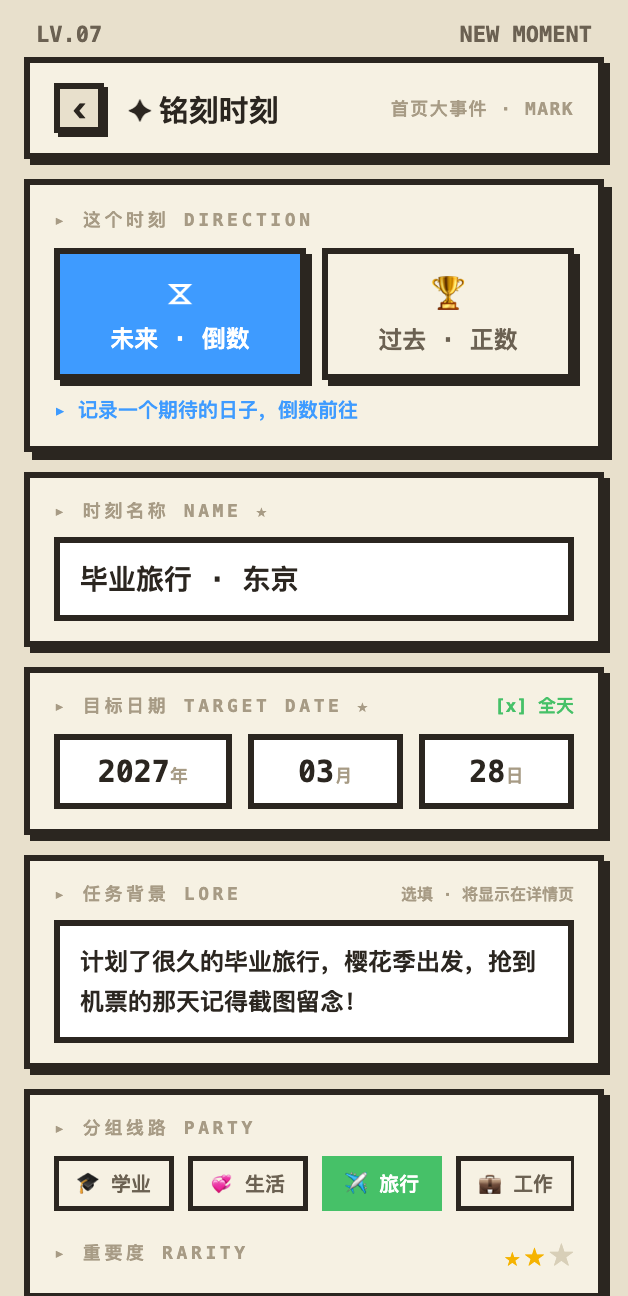
#> input picture docs/design/visual/screen-02-add/design-future.png, 628 x 1296 px; its folder holds 2 pictures in this run
$ python _compare.py
#> lines starting #> are read from the running program, lines starting #| are printed output that depends on the picture; after the words box and inside, x2 and y2 are one past the last pixel; in counts of white or black regions, pixels touching at a corner belong together; pictures that were not available may be replaced by others from this repository, and a replacement may not be noted
#!/usr/bin/env python3
"""第 ②③ 屏视觉量化：HTML 设计稿 vs Android 实现。

与 screen-01-home 同口径：628x1296 = 314x648 逻辑像素 @2x；差异口径=任一通道变化即计入。
用法：
  /Users/cch/.workbuddy/binaries/python/envs/default/bin/python3 _compare.py future
  /Users/cch/.workbuddy/binaries/python/envs/default/bin/python3 _compare.py past
"""
from __future__ import annotations
import json
import sys
from pathlib import Path

import numpy as np
from PIL import Image
from skimage.metrics import structural_similarity as ssim

HERE = Path(__file__).resolve().parent

# DESIGN_SYSTEM.md §3.1 昼间 token（与 _compare.py 第①屏共享）
COLORS = {
    "background": (232, 224, 204),
    "surface": (246, 241, 227),
    "surfaceVariant": (223, 213, 187),
    "onSurface": (43, 38, 32),
    "outline": (43, 38, 32),
    "outlineVariant": (201, 191, 166),
    "primary": (70, 193, 104),
    "secondary": (62, 155, 255),
    "tertiary": (245, 179, 1),
    "goldInk": (185, 138, 0),
    "error": (229, 72, 77),
    "amber": (245, 166, 35),
    "manaPurple": (155, 109, 255),
    "labelTertiary": (167, 155, 133),
}


def load(name: str):
#> called with name = 'design-future.png'
    im = Image.open(HERE / name).convert("RGB")
#> im is the input picture: PIL image 628x1296 RGB; mean R, G, B 202, 201.6, 193.3
    return im, np.asarray(im).astype(np.float32)


def color_error(design: np.ndarray, impl: np.ndarray, diff: np.ndarray, name: str):
    ref = np.array(COLORS[name], dtype=np.float32)
    sel = (np.abs(design - ref).max(axis=2) <= 10)
    if not sel.any():
        return {"token": name, "pixels": 0, "mae_rgb": None}
    return {
        "token": name,
        "pixels": int(sel.sum()),
        "share_pct": round(float(sel.mean() * 100), 3),
        "mae_rgb": round(float(diff[sel].mean()), 3),
        "mean_color_error": round(float(np.abs(design[sel] - impl[sel]).mean()), 3),
    }


def classify(rgb, best_threshold=2000):
    best, bd = None, 1e9
    for k, v in COLORS.items():
        d = sum((int(rgb[i]) - v[i]) ** 2 for i in range(3))
        if d < bd:
            bd, best = d, k
    return best if bd < best_threshold else f"#{int(rgb[0]):02X}{int(rgb[1]):02X}{int(rgb[2]):02X}"


def main(mode: str):
    design_img, design = load(f"design-{mode}.png")
    impl_img, impl = load(f"current-implementation-{mode}.png")
    assert design.shape == impl.shape, f"画布不一致 {design.shape} vs {impl.shape}"
    H, W, _ = design.shape
#> H = 1296; W = 628

    diff = np.abs(design - impl)
#> diff: shape (1296, 628, 3) float32; every value is 0
    maxchan = diff.max(axis=2)
#> maxchan: shape (1296, 628) float32; every value is 0
    mask = maxchan > 0
#> mask: shape (1296, 628) bool; every value is 0
    total = H * W
#> total = 813888
    diff_count = int(mask.sum())
#> diff_count = 0
    pixel_diff_rate = diff_count / total * 100.0
#> pixel_diff_rate = 0
    gray_d = design @ np.array([0.299, 0.587, 0.114], dtype=np.float32)
    gray_i = impl @ np.array([0.299, 0.587, 0.114], dtype=np.float32)
    ssim_val = float(ssim(gray_d, gray_i, data_range=255))
#> ssim_val = 1

    def tolerant_rate(t: int) -> float:
        return float((np.abs(design - impl) > t).max(axis=2).mean() * 100.0)

    color_errors = [color_error(design, impl, diff, k) for k in
                    ("background", "surface", "onSurface", "outline",
                     "tertiary", "goldInk", "primary", "secondary",
                     "error", "amber", "labelTertiary")]
#> in color_error, `sel = (np.abs(design - ref).max(axis=2) <= 10)`:
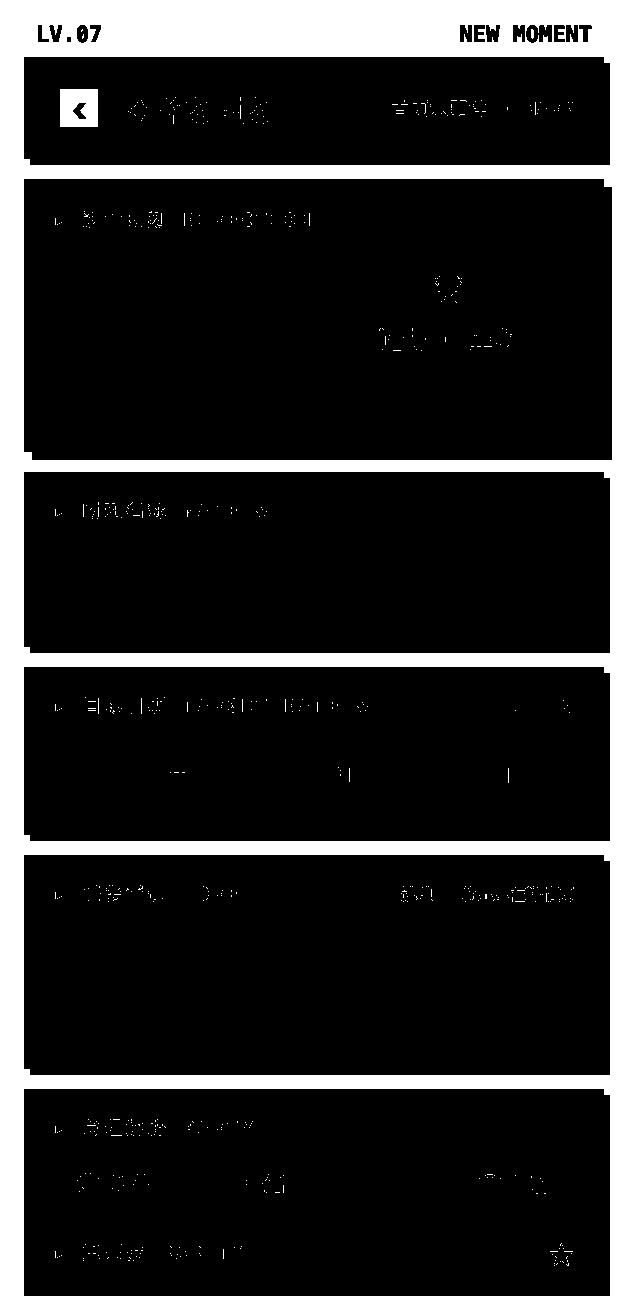
#> sel: shape (1296, 628) bool; 15.8% white; 702 white regions (699 under 20 px), largest, box (x1, y1, x2, y2) and area: (0, 0, 628, 1296) 125626, (60, 89, 98, 127) 1330, (531, 29, 534, 39) 27
#> call 2 of color_error, with name = 'surface'
#> in color_error (call 2), `ref = np.array(COLORS[name], dtype=np.float32)`: ref = [246, 241, 227]
#> in color_error (call 2), `sel = (np.abs(design - ref).max(axis=2) <= 10)`:
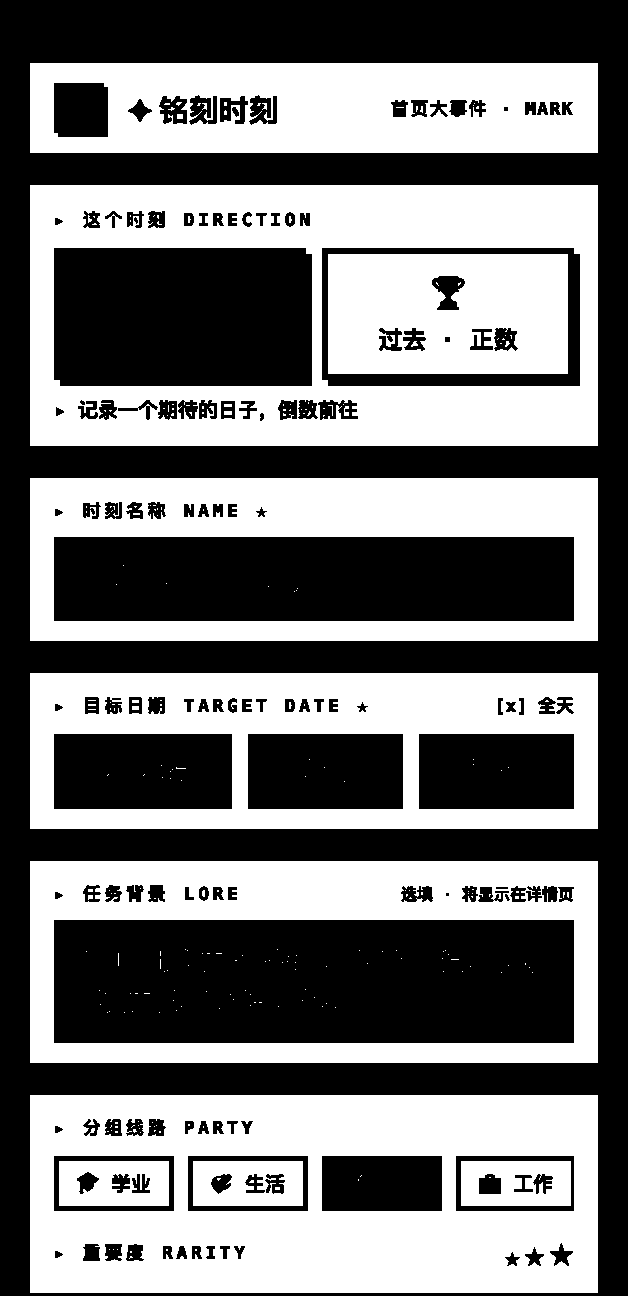
#> sel: shape (1296, 628) bool; 47.4% white; 264 white regions (244 under 20 px), largest, box (x1, y1, x2, y2) and area: (30, 1095, 598, 1293) 83064, (30, 185, 598, 446) 72438, (30, 673, 598, 829) 49544
#> call 3 of color_error, with name = 'onSurface'
#> in color_error (call 3), `ref = np.array(COLORS[name], dtype=np.float32)`: ref = [43, 38, 32]
#> in color_error (call 3), `sel = (np.abs(design - ref).max(axis=2) <= 10)`:
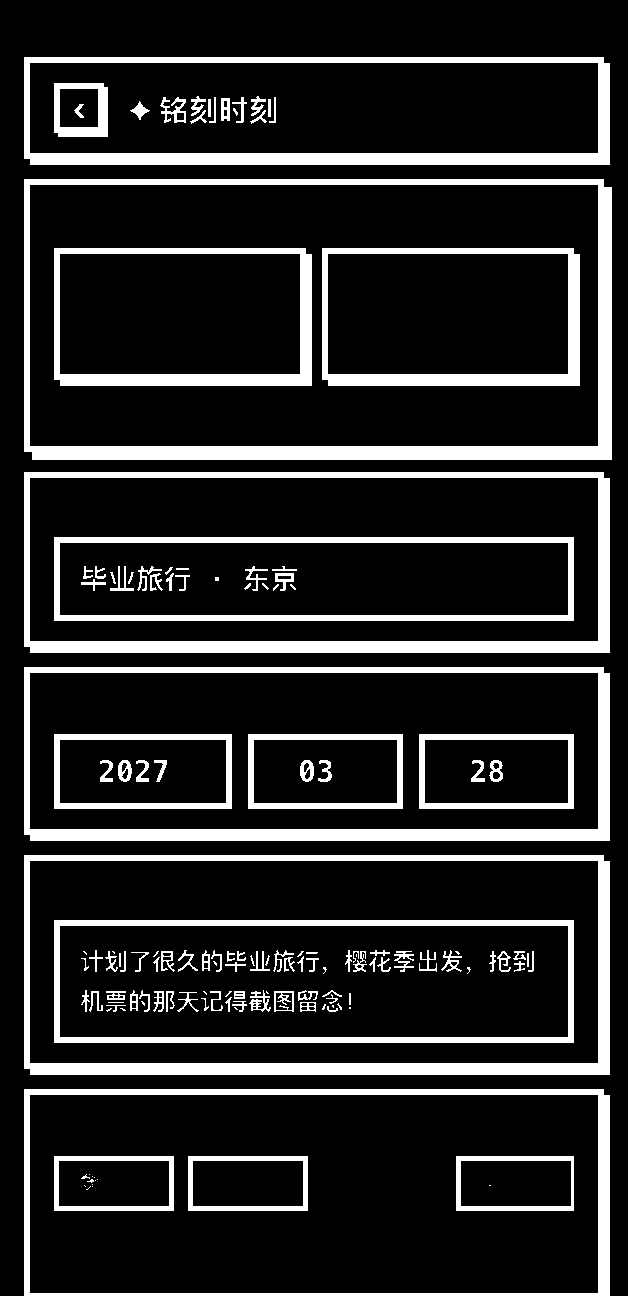
#> sel: shape (1296, 628) bool; 16% white; 151 white regions (39 under 20 px), largest, box (x1, y1, x2, y2) and area: (24, 179, 612, 460) 16852, (24, 855, 610, 1075) 14112, (24, 472, 610, 653) 13410
#> in color_error (call 5), `sel = (np.abs(design - ref).max(axis=2) <= 10)`: sel: shape (1296, 628) bool; 0.02% white; 2 white regions, box (x1, y1, x2, y2) and area: (526, 1248, 543, 1265) 103, (507, 1253, 518, 1265) 54
#> in color_error (call 7), `sel = (np.abs(design - ref).max(axis=2) <= 10)`: sel: shape (1296, 628) bool; 0.75% white; 11 white regions (5 under 20 px), largest, box (x1, y1, x2, y2) and area: (322, 1156, 442, 1211) 5793, (557, 698, 573, 713) 97, (539, 697, 555, 713) 92, (506, 703, 515, 712) 41, (499, 699, 503, 714) 34, (519, 699, 523, 714) 23
#> in color_error (call 8), `sel = (np.abs(design - ref).max(axis=2) <= 10)`: sel: shape (1296, 628) bool; 3.5% white; 53 white regions (28 under 20 px), largest, box (x1, y1, x2, y2) and area: (60, 254, 300, 374) 26913, (159, 401, 176, 419) 145, (299, 401, 317, 418) 139
#> in color_error (call 10), `sel = (np.abs(design - ref).max(axis=2) <= 10)`: sel: shape (1296, 628) bool; 0% white in thin lines or dots, all inside (x1, y1, x2, y2) = (81, 280, 454, 1193)
#> in color_error (call 11), `ref = np.array(COLORS[name], dtype=np.float32)`: ref = [167, 155, 133]
#> in color_error (call 11), `sel = (np.abs(design - ref).max(axis=2) <= 10)`:
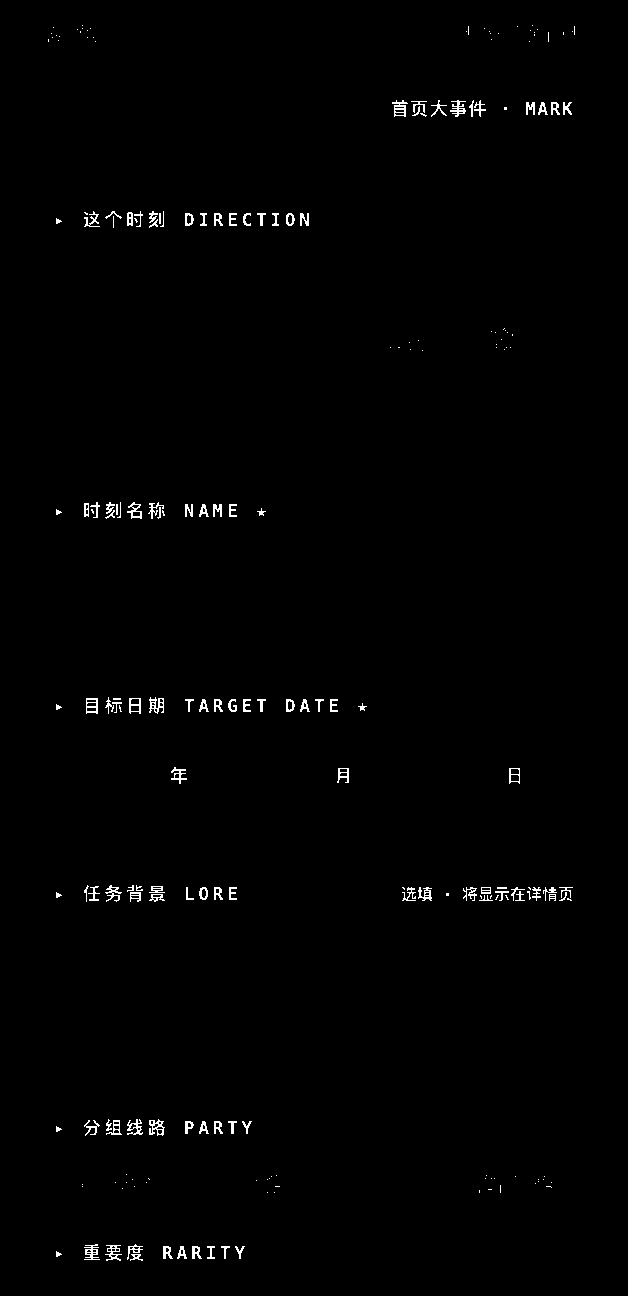
#> sel: shape (1296, 628) bool; 0.86% white in thin lines or dots, all inside (x1, y1, x2, y2) = (48, 25, 575, 1261)
#> color_errors = 11 items

    # 元素 bbox：选关键色 token 在两张图上的边界。
    def bbox_of(m):
        ys, xs = np.nonzero(m)
        if len(ys) == 0:
            return None
        return [int(xs.min()), int(ys.min()), int(xs.max()), int(ys.max())]

    def bboxes_for(img, token):
        ref = np.array(COLORS[token], dtype=np.float32)
        m = (np.abs(img - ref).max(axis=2) <= 12)
        return bbox_of(m)

    element_boxes = {}
    for token in ("surface", "outline", "tertiary", "goldInk", "primary", "error",
                  "amber", "secondary"):
        bd = bboxes_for(design, token)
        bi = bboxes_for(impl, token)
        element_boxes[token] = {
            "design_bbox": bd,
            "impl_bbox": bi,
            "delta_wh": None if not bd or not bi else [bi[2] - bi[0] - (bd[2] - bd[0]),
                                                        bi[3] - bi[1] - (bd[3] - bd[1])],
            "delta_xy": None if not bd or not bi else [bi[0] - bd[0], bi[1] - bd[1]],
        }
#> this loop made 8 passes
#> bi on passes 1, 2, 3, 5, 8: [30, 63, 597, 1292], [24, 57, 611, 1295], [507, 1248, 542, 1264], [322, 697, 572, 1210], [56, 254, 356, 419]
#> bi on passes 4, 7: [441, 277, 448, 290], [81, 280, 453, 1192]
#> after the loop, element_boxes = 8 items

    # 文本行带（墨色像素的连续行带）— 帮助评估字号、行高差异。
    def text_row_bands(img, x0, x1):
        ink = np.array(COLORS["onSurface"], dtype=np.float32)
        sub = img[:, x0:x1]
        m = (np.abs(sub - ink).max(axis=2) <= 40).sum(axis=1) > 2
        bands, start = [], None
        for y, v in enumerate(m):
            if v and start is None:
                start = y
            elif not v and start is not None:
                if y - start >= 3:
                    bands.append((start, y - 1, y - start))
                start = None
        return bands

    # 产物
    overlay = np.asarray(impl_img).copy()
    ov = overlay.copy()
    ov[mask] = [255, 0, 255]
    Image.fromarray(ov).save(HERE / f"difference-overlay-{mode}.png")

    heat = np.clip(diff.max(axis=2) * 3, 0, 255).astype(np.uint8)
    Image.fromarray(np.stack([heat] * 3, axis=-1)).save(HERE / f"difference-heat-{mode}.png")

    side = Image.new("RGB", (W * 2 + 16, H), (255, 255, 255))
#> side: PIL image 1272x1296 RGB; every value is 255
    side.paste(design_img, (0, 0))
    side.paste(impl_img, (W + 16, 0))
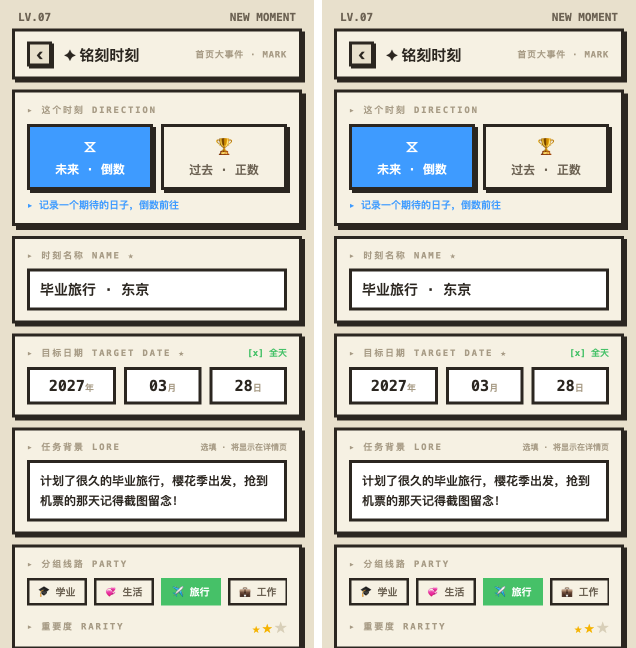
#> side: PIL image 1272x1296 RGB (shown at 1/2 size); mean R, G, B 202.7, 202.3, 194.1
    side.save(HERE / f"side-by-side-{mode}.png")

    report = {
        "canvas": f"{W}x{H}",
        "logical_canvas": f"{W // 2}x{H // 2} dp @2x",
        "device_scale_factor": 2,
        "mode": mode,
        "design_source": f"design.html 第{'②③'[0 if mode == 'future' else 1]}屏（.phone 内容区 314x648 CSS px）",
        "impl_source": "Pixel AVD, wm size 628x1296 / density 320, immersive",
        "global": {
            "pixel_difference_rate_pct": round(pixel_diff_rate, 4),
            "pixel_similarity_pct": round(100 - pixel_diff_rate, 4),
            "ssim_gray": round(ssim_val, 6),
            "mae_rgb": round(float(diff.mean()), 4),
            "tolerance_1_pct": round(tolerant_rate(1), 4),
            "tolerance_8_pct": round(tolerant_rate(8), 4),
            "tolerance_24_pct": round(tolerant_rate(24), 4),
            "thresholds": {"pixel_difference_rate_pct": 1.0, "ssim_gray": 0.95},
            "passed": bool(pixel_diff_rate < 1.0 and ssim_val > 0.95),
        },
        "color_errors": color_errors,
        "element_boxes": element_boxes,
        "text_bands_design": text_row_bands(design, 0, W),
        "text_bands_impl": text_row_bands(impl, 0, W),
    }
#> in text_row_bands, `ink = np.array(COLORS["onSurface"], dtype=np.float32)`: ink = [43, 38, 32]
#> the loop in text_row_bands, `for y, v in enumerate(m):` made 1296 passes
#> v on passes 1 to 12: False, False, False, False, False, False, False, False, False, False, False, False
#> after the loop in text_row_bands, `for y, v in enumerate(m):`: bands = [(57, 164, 108), (179, 459, 281), (472, 652, 181), (667, 840, 174), (855, 1074, 220)]; start = 1089
#> the loop in text_row_bands (call 2), `for y, v in enumerate(m):` made 1296 passes
    (HERE / f"metrics-{mode}.json").write_text(json.dumps(report, ensure_ascii=False, indent=2),
                                                encoding="utf-8")
    print(json.dumps({"canvas": report["canvas"], "global": report["global"]},
                     ensure_ascii=False, indent=2))
#> (printed output is left out)


if __name__ == "__main__":
    mode = sys.argv[1] if len(sys.argv) > 1 else "future"
    main(mode)
